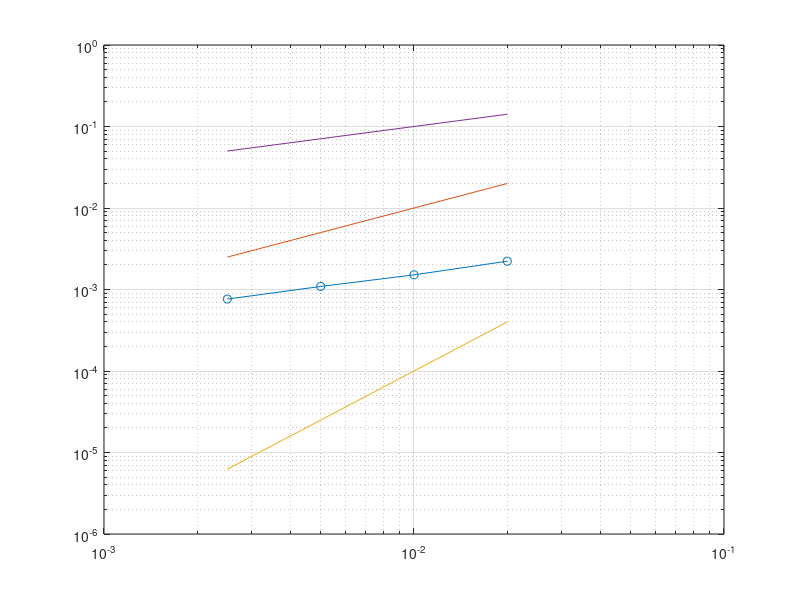

The MATLAB source for this figure:
clear;

function [e_final,U] = balk(N,iterationer)
dx = 1/N;
x = linspace(0,1,N+1)';

%man jobbar bara med inre punkter
xinre = x(2:end-1);

%f(x) = 1
F = ones(N-1,1);

D = (1/dx^2)*(diag(-2*ones(N-1,1)) + diag(ones(N-2,1),1) + diag(ones(N-2,1),-1));

%gissning
b1 = 0.3;
b2 = 0.3;
delta = 0.5; %tillräckligt litet för konvergens
energivek = zeros(iterationer,1);

%man kör allt i samma for loop
%allt beror på b1, b2, b3 som itereras över
%med gradientmetoden

for i = 1:iterationer

    b3 = 1 - b1 - b2;

    Bn = zeros(N-1,1);
    for n = 1:N-1
        if xinre(n) < 1/3
            Bn(n) = b1;
        elseif xinre(n) <= 2/3
            Bn(n) = b2;
        else
            Bn(n) = b3;
        end
    end

    B = diag(Bn);

    W = D\F;
    U = (B*D)\W;

    DU = D*U;

    energi = F'*U*dx;
    energivek(i) = energi;

    %dL för b1 och b2
    d_b1L = 0;
    d_b2L = 0;

    %summera d_b1L och d_b2L enligt derivering
    for n = 1:N-1
        %d_b1L
        if xinre(n)<1/3
            d_b1L = d_b1L - (DU(n)^2)*dx;
        end
        if xinre(n)>2/3
            d_b1L = d_b1L + (DU(n)^2)*dx;
        end
        %d_b2L
        if xinre(n)>1/3 && xinre(n)<2/3
            d_b2L = d_b2L - (DU(n)^2)*dx;
        end
        if xinre(n)>2/3
            d_b2L = d_b2L + (DU(n)^2)*dx;
        end
    end
    

    %gradienmetoden
    b1 = b1 - delta*d_b1L;
    b2 = b2 - delta*d_b2L;

end

b3 = 1 - b1 - b2;

Bn = zeros(N-1,1);
for n = 1:N-1
    if xinre(n) < 1/3
        Bn(n) = b1;
    elseif xinre(n) <= 2/3
        Bn(n) = b2;
    else
        Bn(n) = b3;
    end
end

B = diag(Bn);

W = D\F;
U = (B*D)\W;

e_final = F'*U*dx;

end

% xvals = 1:iterationer;
% plot(xvals,energivek)

N_list = [25, 50, 100, 200, 400];

Uvec = cell(length(N_list),1);

for i = 1:length(N_list)
    
[~,U] = balk(N_list(i),1000);
Uvec{i} = U;

end

error_vec = zeros(length(N_list)-1,1);

for i = 1:length(N_list)-1
    U1 = Uvec{i}  ;
    U2 = Uvec{i+1};
    U_err = norm(U1-U2(2:2:end));
    error_vec(i) = U_err;
end

h_vec = 1./N_list(2:length(N_list));

loglog(h_vec, error_vec, '-o',h_vec,h_vec.^1,h_vec,h_vec.^2,h_vec,h_vec.^0.5)


% e_final_vec = zeros(length(N_list),1);
% 
% iterationer = 1000;
% 
% 
% for i = 1:length(N_list)
%     N = N_list(i);
%     [e_final,b1,b2] = balk(N, iterationer);
%     e_final_vec(i) = e_final;
% end
% 
% error_vec = abs(e_final_vec(2:length(N_list))-e_final_vec(1:length(N_list)-1));
% 
% h_vec = 1./N_list(2:length(N_list));
% 
% loglog(h_vec, error_vec,'o-', h_vec, h_vec.^2, h_vec, h_vec)

grid on;
